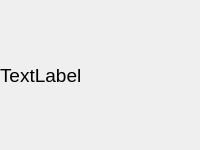
<?xml version="1.0" encoding="UTF-8"?>
<ui version="4.0">
 <class>Dialog</class>
 <widget class="QDialog" name="Dialog">
  <property name="geometry">
   <rect>
    <x>0</x>
    <y>0</y>
    <width>200</width>
    <height>150</height>
   </rect>
  </property>
  <property name="font">
   <font>
    <family>Arial</family>
    <pointsize>14</pointsize>
   </font>
  </property>
  <property name="windowTitle">
   <string>Dialog</string>
  </property>
  <widget class="QLabel" name="label">
   <property name="geometry">
    <rect>
     <x>0</x>
     <y>0</y>
     <width>200</width>
     <height>150</height>
    </rect>
   </property>
   <property name="text">
    <string>TextLabel</string>
   </property>
  </widget>
 </widget>
 <resources/>
 <connections/>
</ui>
